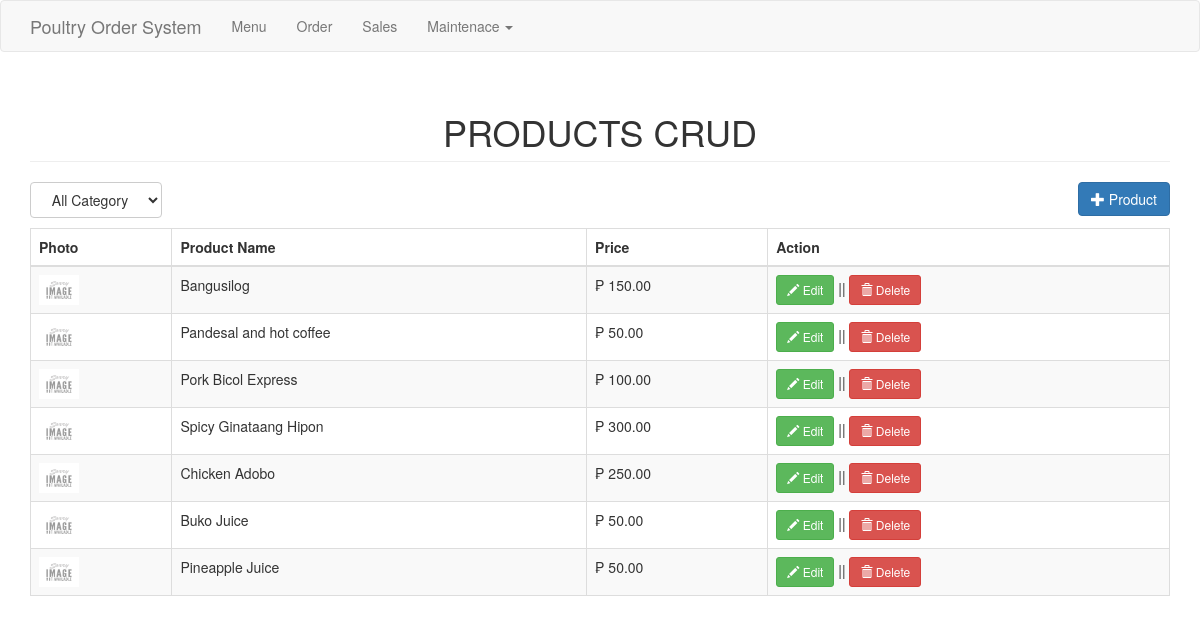
The page /product.php on the database its author committed.
### tables this page shows
CREATE TABLE `product` (
  `productid` int(11) NOT NULL,
  `categoryid` int(1) NOT NULL,
  `productname` varchar(30) NOT NULL,
  `price` double NOT NULL,
  `photo` varchar(150) NOT NULL
);

### product.php (the view, shortened to what this page needs)
<?php include('header.php'); ?>
<body>
<?php include('navbar.php'); ?>
<div class="container">
	<h1 class="page-header text-center">PRODUCTS CRUD</h1>
	<div class="row">
		<div class="col-md-12">
			<select id="catList" class="btn btn-default">
			<option value="0">All Category</option>
			</select>
			<a href="#addproduct" data-toggle="modal" class="pull-right btn btn-primary"><span class="glyphicon glyphicon-plus"></span> Product</a>
		</div>
	</div>
	<div style="margin-top:10px;">
		<table class="table table-striped table-bordered">
			<thead>
				<th>Photo</th>
				<th>Product Name</th>
				<th>Price</th>
				<th>Action</th>
			</thead>
			<tbody>
				<?php
					$where = "";
					$sql="select * from product left join category on category.categoryid=product.categoryid $where order by product.categoryid asc, productname asc";
					$query=$conn->query($sql);
					while($row=$query->fetch_array()){
						?>
						<tr>
							<td><a href="<?php if(empty($row['photo'])){echo "upload/noimage.jpg";} else{echo $row['photo'];} ?>"><img src="<?php if(empty($row['photo'])){echo "upload/noimage.jpg";} else{echo $row['photo'];} ?>" height="30px" width="40px"></a></td>
							<td><?php echo $row['productname']; ?></td>
							<td>&#8369; <?php echo number_format($row['price'], 2); ?></td>
							<td>
								<a href="#editproduct<?php echo $row['productid']; ?>" data-toggle="modal" class="btn btn-success btn-sm"><span class="glyphicon glyphicon-pencil"></span> Edit</a> || <a href="#deleteproduct<?php echo $row['productid']; ?>" data-toggle="modal" class="btn btn-danger btn-sm"><span class="glyphicon glyphicon-trash"></span> Delete</a>
							</td>
						</tr>
						<?php
					}
				?>
			</tbody>
		</table>
	</div>
</div>
</body>
</html>

### rows shown on the page
product: productname "Bangusilog", price "150.00"
product: productname "Pandesal and hot coffee", price "50.00"
product: productname "Pork Bicol Express", price "100.00"
product: productname "Spicy Ginataang Hipon", price "300.00"
product: productname "Chicken Adobo", price "250.00"
product: productname "Buko Juice", price "50.00"
product: productname "Pineapple Juice", price "50.00"
